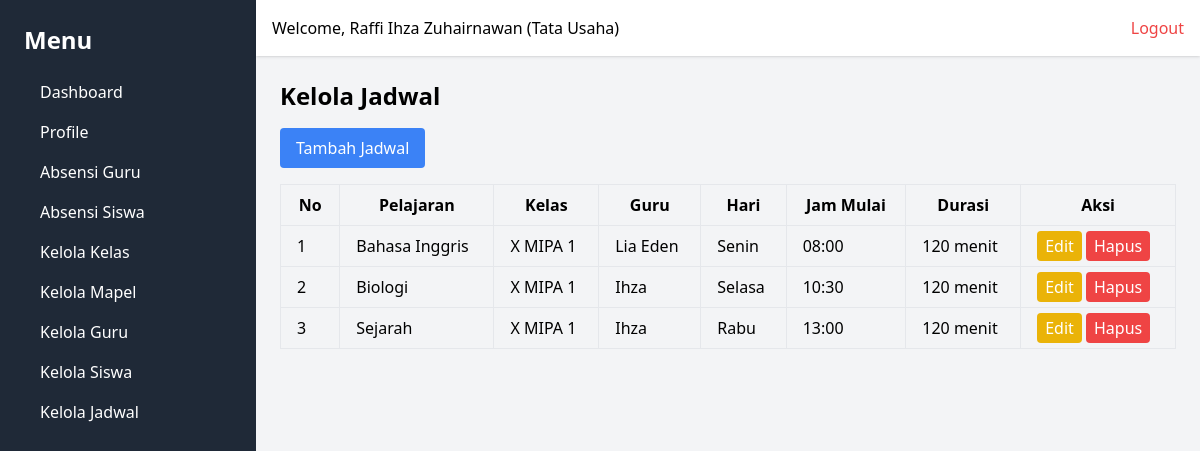
Page /kelola-jadwal/ (signed in) on the earlier database version.
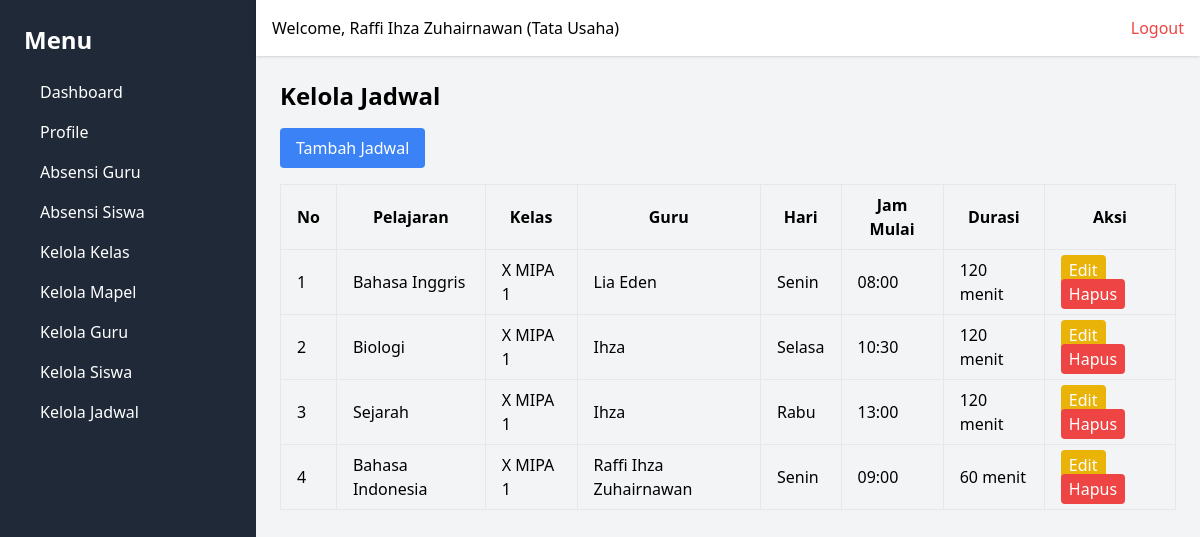
Same page on the later database version.
### webabsensi/models.py (models this page shows, shortened)
class Schedule(models.Model):
    HARI_CHOICES = [
        ('Senin', 'Senin'),
        ('Selasa', 'Selasa'),
        ('Rabu', 'Rabu'),
        ('Kamis', 'Kamis'),
        ('Jumat', 'Jumat'),
    ]
    id_lesson = models.ForeignKey(Lesson, on_delete=models.CASCADE)
    id_class = models.ForeignKey(Class, on_delete=models.CASCADE)
    id_guru = models.ForeignKey(User, on_delete=models.CASCADE)
    hari = models.CharField(max_length=10, choices=HARI_CHOICES)
    jam_mulai = models.TimeField()
    durasi = models.IntegerField()  # dalam menit
    agenda_kelas = models.TextField(blank=True, null=True)
    created_at = models.DateTimeField(auto_now_add=True)
    updated_at = models.DateTimeField(auto_now=True)

class Lesson(models.Model):
    nama_pelajaran = models.CharField(max_length=50, unique=True)
    created_at = models.DateTimeField(auto_now_add=True)
    updated_at = models.DateTimeField(auto_now=True)

class Class(models.Model):
    nama_kelas = models.CharField(max_length=50, unique=True)
    created_at = models.DateTimeField(auto_now_add=True)
    updated_at = models.DateTimeField(auto_now=True)

class User(models.Model):
    ROLE_CHOICES = [
        ('Tata Usaha', 'Tata Usaha'),
        ('Guru', 'Guru'),
        ('Kepala Sekolah', 'Kepala Sekolah'),
    ]
    GENDER_CHOICES = [
        ('L', 'Laki-laki'),
        ('P', 'Perempuan'),
    ]
    nip = models.CharField(max_length=20, unique=True)
    email = models.EmailField(unique=True)
    password = models.CharField(max_length=255)
    nama = models.CharField(max_length=50)
    gender = models.CharField(max_length=1, choices=GENDER_CHOICES)
    role = models.CharField(max_length=20, choices=ROLE_CHOICES)
    no_telepon = models.CharField(max_length=15)
    created_at = models.DateTimeField(auto_now_add=True)
    updated_at = models.DateTimeField(auto_now=True)

### webabsensi/views.py (the view)
        def wrapper(request, *args, **kwargs):
            user_id = request.session.get('user_id')
            if not user_id:
                messages.error(request, 'Anda harus login terlebih dahulu.')
                return redirect('login')
            user = User.objects.get(id=request.session['user_id'])
            if user.role not in allowed_roles:
                return render(request, '403.html', {'message': 'Anda tidak memiliki izin untuk mengakses halaman ini.'})
            request.user = user  # Tambahkan user ke request agar dapat digunakan di template
            return view_func(request, *args, **kwargs)

### webabsensi/views.py (called while the page is built)
def role_required(allowed_roles):
    def decorator(view_func):
        def wrapper(request, *args, **kwargs):
            user_id = request.session.get('user_id')
            if not user_id:
                messages.error(request, 'Anda harus login terlebih dahulu.')
                return redirect('login')
            user = User.objects.get(id=request.session['user_id'])
            if user.role not in allowed_roles:
                return render(request, '403.html', {'message': 'Anda tidak memiliki izin untuk mengakses halaman ini.'})
            request.user = user  # Tambahkan user ke request agar dapat digunakan di template
            return view_func(request, *args, **kwargs)
        return wrapper
    return decorator

@role_required(['Tata Usaha', 'Kepala Sekolah'])
def manage_schedule(request):
    schedules = Schedule.objects.all()
    context = {
        'schedules': schedules,
    }
    return render(request, 'schedule/manage_schedule.html', context)

### webabsensi/templates/schedule/manage_schedule.html
{% extends 'base.html' %}
{% block content %}
<h1 class="text-2xl font-bold mb-4">Kelola Jadwal</h1>
<a href="{% url 'add_schedule' %}" class="bg-blue-500 text-white px-4 py-2 rounded mb-4 inline-block">Tambah Jadwal</a>
<table class="w-full border-collapse">
    <thead>
        <tr>
            <th class="border px-4 py-2">No</th>
            <th class="border px-4 py-2">Pelajaran</th>
            <th class="border px-4 py-2">Kelas</th>
            <th class="border px-4 py-2">Guru</th>
            <th class="border px-4 py-2">Hari</th>
            <th class="border px-4 py-2">Jam Mulai</th>
            <th class="border px-4 py-2">Durasi</th>
            <th class="border px-4 py-2">Aksi</th>
        </tr>
    </thead>
    <tbody>
        {% for schedule in schedules %}
        <tr>
            <td class="border px-4 py-2">{{ forloop.counter }}</td>
            <td class="border px-4 py-2">{{ schedule.id_lesson.nama_pelajaran }}</td>
            <td class="border px-4 py-2">{{ schedule.id_class.nama_kelas }}</td>
            <td class="border px-4 py-2">{{ schedule.id_guru.nama }}</td>
            <td class="border px-4 py-2">{{ schedule.hari }}</td>
            <td class="border px-4 py-2">{{ schedule.jam_mulai|date:"H:i" }}</td>
            <td class="border px-4 py-2">{{ schedule.durasi }} menit</td>
            <td class="border px-4 py-2">
                <a href="{% url 'edit_schedule' schedule.id %}" class="bg-yellow-500 text-white px-2 py-1 rounded">Edit</a>
                <a href="{% url 'delete_schedule' schedule.id %}" class="bg-red-500 text-white px-2 py-1 rounded"
                   onclick="return confirm('Apakah Anda yakin ingin menghapus jadwal ini? Semua data yang terkait jadwal ini akan dihapus seperti absensi siswa dll')">Hapus</a>
            </td>
        </tr>
        {% endfor %}
    </tbody>
</table>
{% endblock %}

Differences in the rows shown:
added Schedule: id_lesson.nama_pelajaran "Bahasa Indonesia", id_class.nama_kelas "X MIPA 1", id_guru.nama "Raffi Ihza Zuhairnawan", hari "Senin", jam_mulai "09:00", durasi "60"
